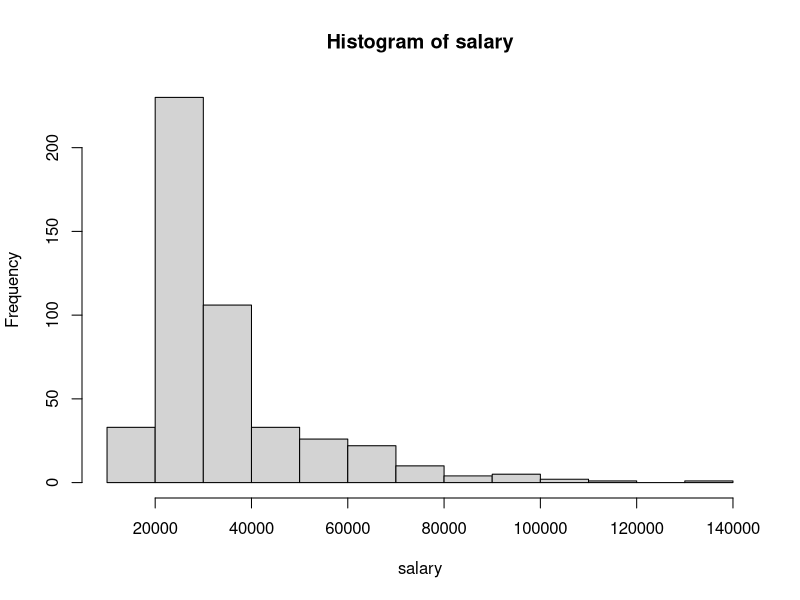
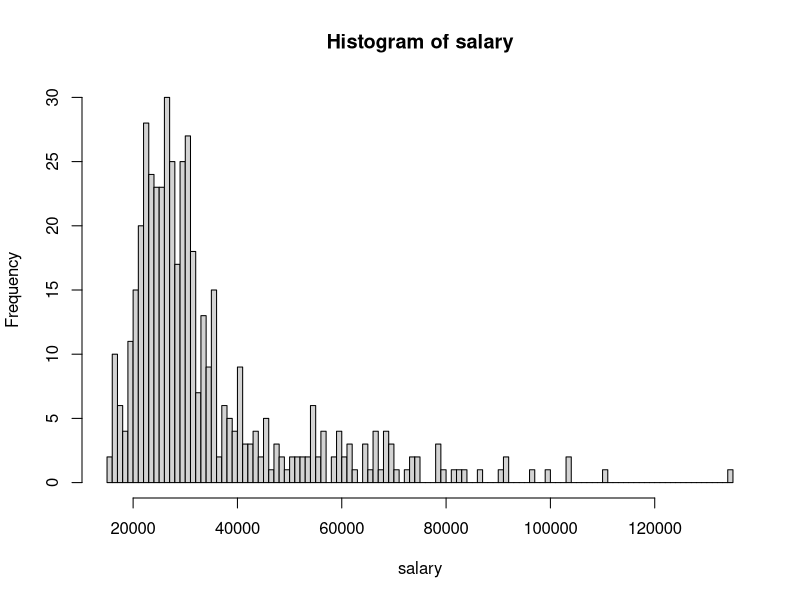
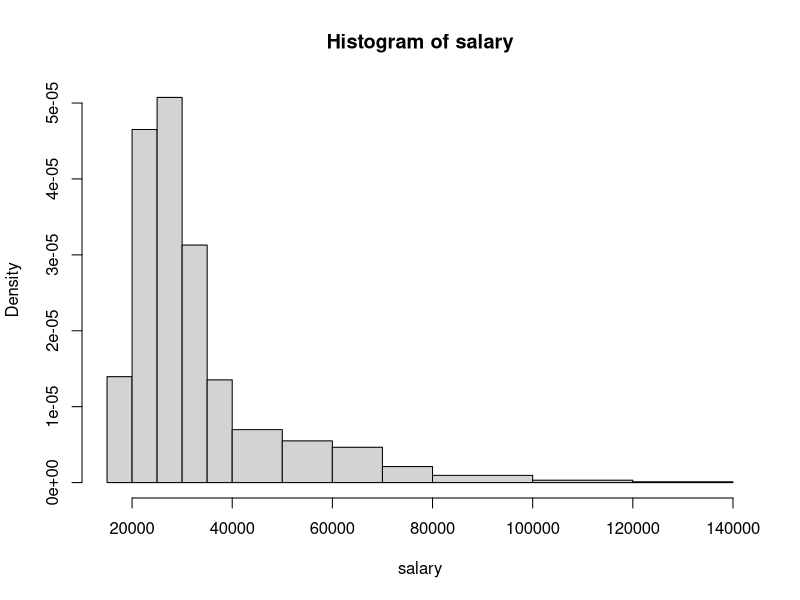
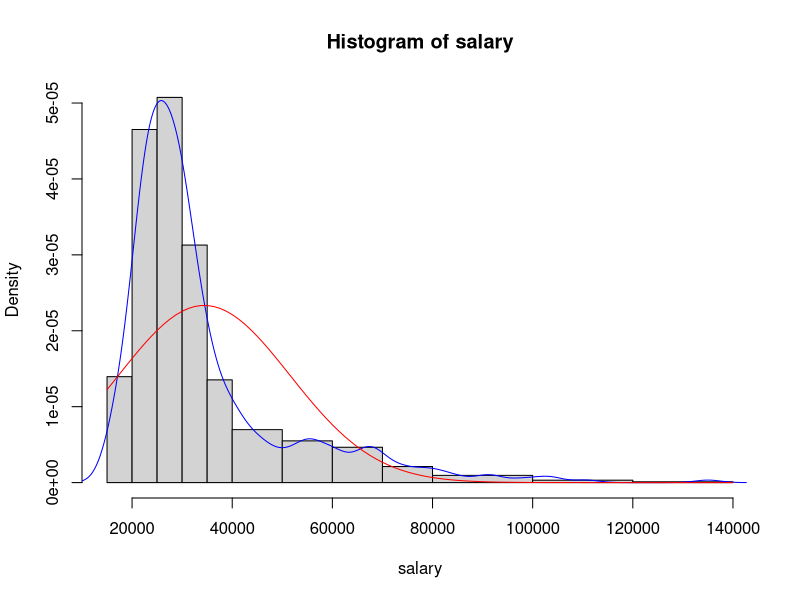
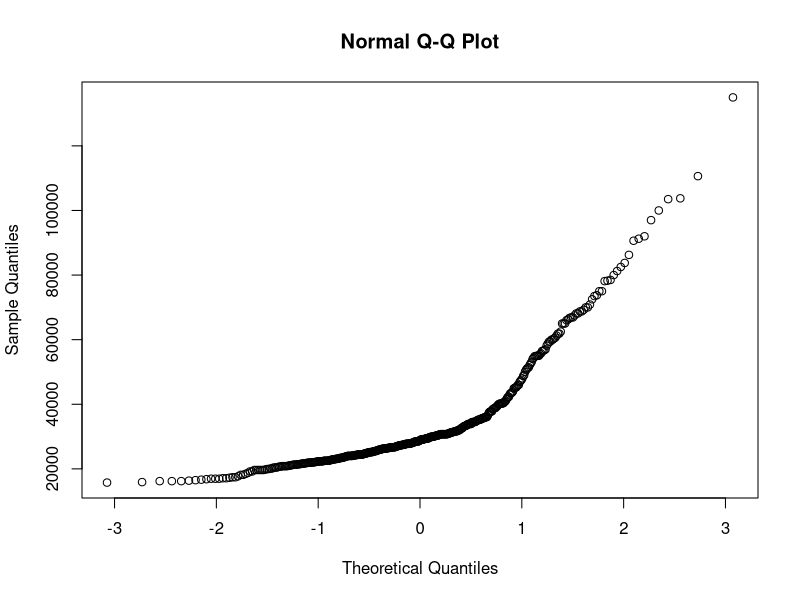
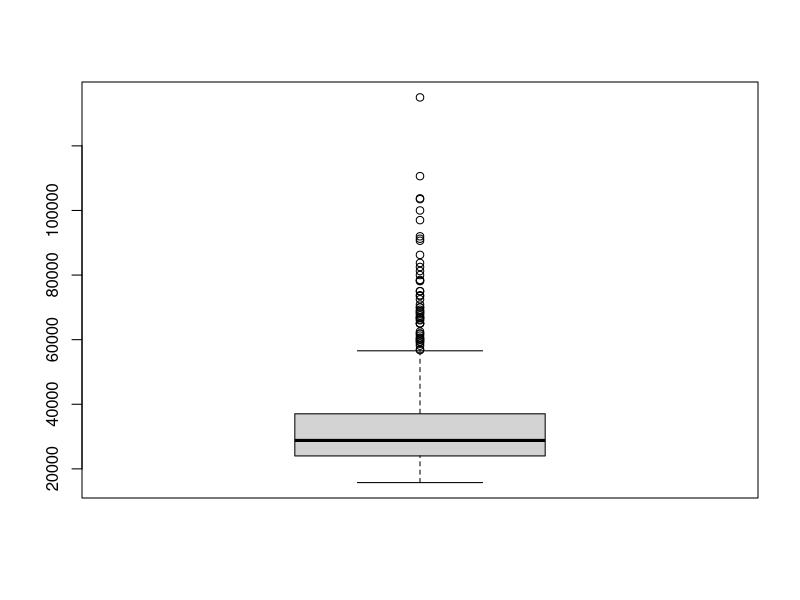
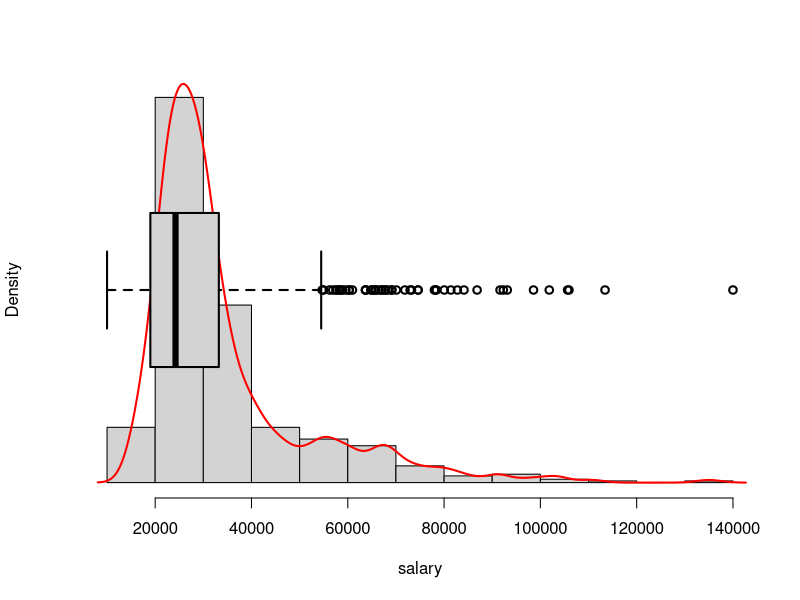
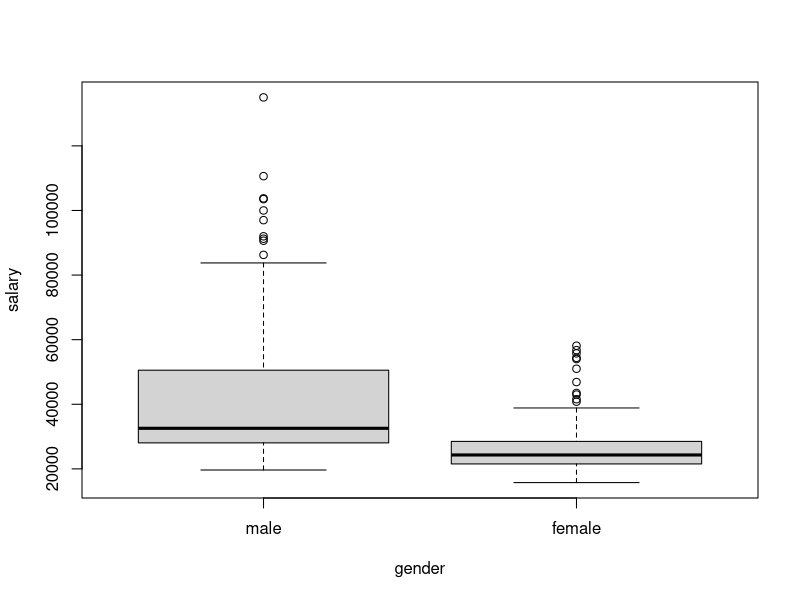

R code for these plots, in order:
# Ejercicios del 28 de Abril de Ana Buendia
# Ejercicio 1

employee <- read.table(file="Employee.txt", header=TRUE, as.is=NA)
employee$gender <- factor(employee$gender, levels=c("m","f"), labels=c("male", "female"))
attach(employee)

# ------------------------------------------------------------------------------------------
# Ejercicio 2
hist(salary)

res<-hist(salary,plot=FALSE)
res

hist(salary,breaks=100)

x1 <- seq(15000,40000,by=5000)
x2 <- seq(50000,80000,by=10000)
x3 <- seq(100000,140000,by=20000)
hist(salary,breaks=c(x1,x2,x3))

hist(salary,breaks=c(x1,x2,x3))
lines(density(salary),col='blue')
curve(dnorm(x, mean(salary), sd(salary)), add=TRUE, col="red")
# La normal no parece un modelo adecuado para los datos

# -----------------------------------------------------------------------------------------
# Ejercicio 3

qqnorm(salary)
ks.test(salary,pnorm,mean=mean(salary),sd=sd(salary))
shapiro.test(salary)
boxplot(salary)
summary(salary)

hist(salary,probability=TRUE,main="",axes=FALSE)
axis(1)
lines(density(salary),col='red',lwd=2)
par(new=TRUE)
boxplot(salary,horizontal=TRUE,axes=FALSE,lwd=2)

boxplot(salary~gender)
boxplot(salary~minority)
boxplot(salary~jobcat)
boxplot(salary~gender*jobcat)

# Ahora para startsal y age
qqnorm(startsal)
ks.test(startsal,pnorm,mean=mean(startsal),sd=sd(startsal))
shapiro.test(startsal)
boxplot(startsal)
summary(startsal)

hist(startsal,probability=TRUE,main="",axes=FALSE)
axis(1)
lines(density(startsal),col='red',lwd=2)
par(new=TRUE)
boxplot(startsal,horizontal=TRUE,axes=FALSE,lwd=2)

boxplot(startsal~gender)
boxplot(startsal~minority)
boxplot(startsal~jobcat)
boxplot(startsal~gender*jobcat)

qqnorm(age)
ks.test(age,pnorm,mean=mean(age),sd=sd(age))
shapiro.test(age)
boxplot(age)
summary(age)

hist(age,probability=TRUE,main="",axes=FALSE)
axis(1)
lines(density(age),col='red',lwd=2)
par(new=TRUE)
boxplot(age,horizontal=TRUE,axes=FALSE,lwd=2)

boxplot(age~gender)
boxplot(age~minority)
boxplot(age~jobcat)
boxplot(age~gender*jobcat)

# -----------------------------------------------------------------------------------
# Ejercicio 3

plot(startsal,salary)

mod<-lm(salary~startsal)
mod
plot(startsal,salary)
abline(mod,col='blue')

# para salary y age
mod2<-lm(salary~age)
mod2
plot(age,salary)
abline(mod2,col='blue')
# No parece que haya ninguna relacion porque la pendiente de la recta es casi plana y no se ve ningun patron en los puntos

# para salary y edu
mod3<-lm(salary~edu)
mod3
plot(edu,salary)
abline(mod3,col='blue')
# Se ve una tendencia creciente, a  mayor nivel de educacion mas salario

# -----------------------------------------------------------------------------------
# Ejercicio 4

tab<-table(jobcat)
tab

tab.fi<-prop.table(tab)
tab.fi

data.frame(tab,Freq.rel=as.numeric(tab.fi))

barplot(tab)
pie(tab)

# para gender
tab2<-table(gender)
tab2

tab2.fi<-prop.table(tab2)
tab2.fi

data.frame(tab2,Freq.rel=as.numeric(tab2.fi))

barplot(tab2)
pie(tab2)

# para minority
tab3<-table(minority)
tab3

tab3.fi<-prop.table(tab3)
tab3.fi

data.frame(tab3,Freq.rel=as.numeric(tab3.fi))

barplot(tab3)
pie(tab3)

# -------------------------------------------------------------------------------------
# Ejercicio 5

tab2<-table(jobcat,gender)
tab2
addmargins(tab2)

barplot(tab2)

barplot(tab2, legend.text=TRUE, args.legend=list(x="topleft", bty="n"), ylim=c(0,300), density=30,col=c('green','blue','red'), main='Number of employees by gender and job category')
barplot(tab2, legend.text=TRUE, args.legend=list(x="top", bty="n"), density=30,col=c('green','blue','red'), main='Number of employees by gender and job category', beside=TRUE)

# Segun jobcat y minority

tab3<-table(jobcat,minority)
addmargins(tab3)

barplot(tab3)

barplot(tab3, legend.text=TRUE, args.legend=list(x="topleft", bty="n"), ylim=c(0,400), density=30,col=c('green','blue','red'), main='Number of employees by minority and job category')
barplot(tab3, legend.text=TRUE, args.legend=list(x="top", bty="n"), density=30,col=c('green','blue','red'), main='Number of employees by minority and job category', beside=TRUE)

# ------------------------------------------------------------------------------------------
# Ejercicio 6 (propuesto)

attach(airquality)

# a
hist(Ozone, breaks=10, freq=FALSE)

# b
curve(dnorm(x, mean(Ozone, na.rm=TRUE), sd(Ozone, na.rm=TRUE)), add=TRUE, col="red")
# Una normal no parece una distribucion adecuada a estos datos

# c
qqnorm(Ozone)
# El grafico indica que no sigue una normal
ks.test(startsal,pnorm,mean=mean(salary),sd=sd(salary))
shapiro.test(startsal)
# En ambos tests se rechaza la hipotesis, y por tanto los datos no siguen una normal

# d
boxplot(Ozone)
# Vemos que la distribucion es asimetrica a la derecha, pues la mediana no esta en el centro de la caja, ademas vemos que los datos tienen mucha dispersion y hay 2 outliers

# e
boxplot(Ozone ~ Month)
# Vemos que la contaminacion es mucho mayor en Verano y a su vez tiene mas dispersion en estos meses. Además, es asimetrica en todos ellos.

# f

